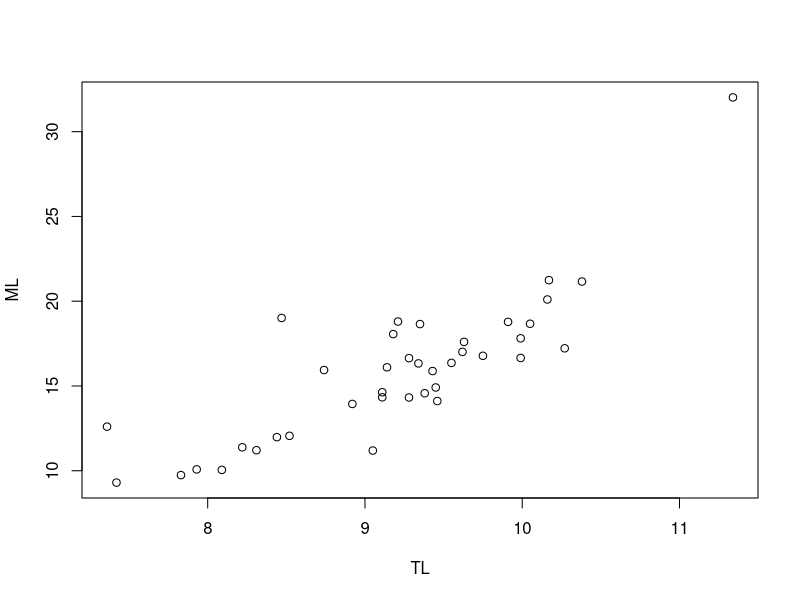

Recreate this plot in R. (Note: this script raises an error after producing the figure.)
data <- read.csv("data.csv")
head(data)
plot(data = data, ML ~ TL)

data_log2 <- log2(data[, -1])
head(data_log2)

cor_matrix <- cor(data_log2, use = "complete.obs")


# 回帰直線と数式を描画するカスタム関数
panel.lm.formula <- function(x, y, ...) {
  # 1. 散布図の点を描画
  points(x, y, ...) 
  
  ok <- is.finite(x) & is.finite(y)
  if (any(ok)) {
    # 2. 回帰モデルの作成と直線の描画
    model <- lm(y[ok] ~ x[ok])
    abline(model, col = "blue", lwd = 2)
    
    # 3. 傾き(a)、切片(b)、決定係数(R2)を取得して丸める
    a <- round(coef(model)[2], 3)
    b <- round(coef(model)[1], 3)
    r2 <- round(summary(model)$r.squared, 3)
    
    # 4. 数式の文字列を作成（切片がマイナスの時の見た目を整える）
    if(b >= 0) {
      eq <- sprintf("y = %.3fx + %.3f", a, b)
    } else {
      eq <- sprintf("y = %.3fx - %.3f", a, abs(b))
    }
    eq_r2 <- sprintf("R² = %.3f", r2)
    
    # 5. プロットの左上付近にテキストを表示
    usr <- par("usr") # 現在のプロット領域の座標を取得
    text(x = usr[1] + 0.05 * (usr[2] - usr[1]), # X座標 (左から5%の位置)
         y = usr[4] - 0.10 * (usr[4] - usr[3]), # Y座標 (上から10%の位置)
         labels = paste(eq, eq_r2, sep = "\n"), # 数式とR2を改行して表示
         pos = 4,         # 指定座標の右側にテキストを配置
         col = "red",     # 文字の色
         cex = 1.0)       # 文字のサイズ（はみ出る場合は0.8などに小さくしてください）
  }
}

# 実行（upper.panelは相関係数など別のものを入れたい場合は変更可能。今回は下半分に数式を表示）
pairs(data_log2, 
      lower.panel = panel.lm.formula, # 下半分は数式付き散布図
      upper.panel = NULL,             # 上半分は空白（図がごちゃごちゃするのを防ぐため）
      main = "すべての形質の散布図と回帰式", 
      pch = 16, col = rgb(0, 0, 0, 0.5))
